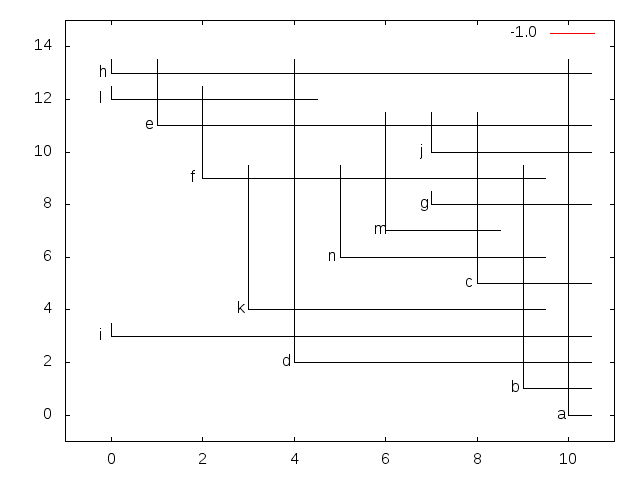

Write gnuplot code to recreate this figure.
set terminal png
set output 'osmisten_centers.png'
set arrow from 10,0 to 10.5,0 nohead
set arrow from 10,0 to 10,13.5 nohead
set label "a" at 9.75,0
set arrow from 9,1 to 10.5,1 nohead
set arrow from 9,1 to 9,9.5 nohead
set label "b" at 8.75,1
set arrow from 8,5 to 10.5,5 nohead
set arrow from 8,5 to 8,11.5 nohead
set label "c" at 7.75,5
set arrow from 4,2 to 10.5,2 nohead
set arrow from 4,2 to 4,13.5 nohead
set label "d" at 3.75,2
set arrow from 1,11 to 10.5,11 nohead
set arrow from 1,11 to 1,13.5 nohead
set label "e" at 0.75,11
set arrow from 2,9 to 9.5,9 nohead
set arrow from 2,9 to 2,12.5 nohead
set label "f" at 1.75,9
set arrow from 7,8 to 10.5,8 nohead
set arrow from 7,8 to 7,8.5 nohead
set label "g" at 6.75,8
set arrow from 0,13 to 10.5,13 nohead
set arrow from 0,13 to 0,13.5 nohead
set label "h" at -0.25,13
set arrow from 0,3 to 10.5,3 nohead
set arrow from 0,3 to 0,3.5 nohead
set label "i" at -0.25,3
set arrow from 7,10 to 10.5,10 nohead
set arrow from 7,10 to 7,11.5 nohead
set label "j" at 6.75,10
set arrow from 3,4 to 9.5,4 nohead
set arrow from 3,4 to 3,9.5 nohead
set label "k" at 2.75,4
set arrow from 0,12 to 4.5,12 nohead
set arrow from 0,12 to 0,12.5 nohead
set label "l" at -0.25,12
set arrow from 6,7 to 8.5,7 nohead
set arrow from 6,7 to 6,11.5 nohead
set label "m" at 5.75,7
set arrow from 5,6 to 9.5,6 nohead
set arrow from 5,6 to 5,9.5 nohead
set label "n" at 4.75,6
set xrange [-1:11]
set yrange [-1:15]
plot -1.0
